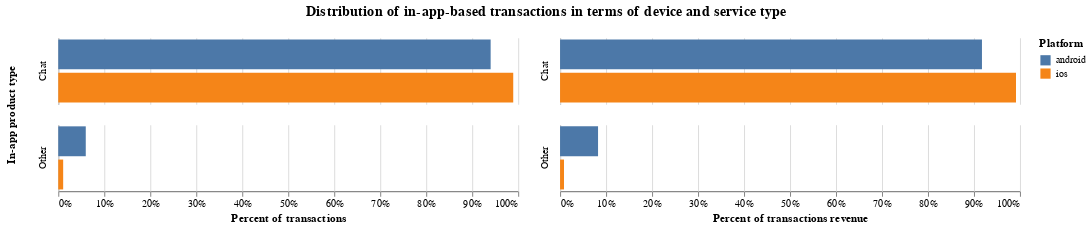

The code cell stored with this chart in its notebook:
### Code cell
# Concatinating two visualisations
alt.hconcat(
    iap_id_platform_count_rel, 
    iap_id_platform_sum_rel
).properties(title=alt.TitleParams(text=["Distribution of in-app-based transactions in terms of device and service type"], fontSize=14, anchor="middle", baseline="bottom")).configure_view(strokeWidth=0)

### Figure 1 — Vega-Lite specification as saved in the notebook (floating-point values rounded to 4 significant figures)
{"config": {"view": {"continuousWidth": 400, "continuousHeight": 300, "strokeWidth": 0}}, "hconcat": [{"mark": "bar", "encoding": {"color": {"field": "platform", "legend": {"title": "Platform"}, "type": "nominal"}, "row": {"field": "iap_product_id", "title": "In-app product type", "type": "nominal"}, "tooltip": [{"field": "iap_product_id", "title": "In-app product type", "type": "nominal"}, {"field": "platform", "title": "Platform", "type": "nominal"}, {"field": "fraction", "format": ".0%", "title": "Percent of transactions", "type": "quantitative"}], "x": {"axis": {"format": "%", "title": "Percent of transactions"}, "field": "fraction", "scale": {"domain": [0, 1]}, "type": "quantitative"}, "y": {"axis": {"labels": false, "ticks": false, "title": null}, "field": "platform", "type": "nominal"}}, "height": 65, "transform": [{"joinaggregate": [{"op": "sum", "field": "count", "as": "total"}], "groupby": ["platform"]}, {"calculate": "datum.count/datum.total", "as": "fraction"}], "width": 450}, {"mark": "bar", "encoding": {"color": {"field": "platform", "legend": {"title": "Platform"}, "type": "nominal"}, "row": {"field": "iap_product_id", "title": null, "type": "nominal"}, "tooltip": [{"field": "iap_product_id", "title": "In-app product type", "type": "nominal"}, {"field": "platform", "title": "Platform", "type": "nominal"}, {"field": "fraction", "format": ".0%", "title": "Percent of transactions revenue", "type": "quantitative"}], "x": {"axis": {"format": "%", "title": "Percent of transactions revenue"}, "field": "fraction", "scale": {"domain": [0, 1]}, "type": "quantitative"}, "y": {"axis": {"labels": false, "ticks": false, "title": null}, "field": "platform", "type": "nominal"}}, "height": 65, "transform": [{"joinaggregate": [{"op": "sum", "field": "sum", "as": "total"}], "groupby": ["platform"]}, {"calculate": "datum.sum/datum.total", "as": "fraction"}], "width": 450}], "data": {"name": "data-c314d5f0e4cd3ca4c3f07357b378a55e"}, "title": {"text": ["Distribution of in-app-based transactions in terms of device and service type"], "anchor": "middle", "baseline": "bottom", "fontSize": 14}, "$schema": "https://vega.github.io/schema/vega-lite/v4.17.0.json", "datasets": {"data-c314d5f0e4cd3ca4c3f07357b378a55e": [{"iap_product_id": "Chat", "platform": "android", "count": 24819, "sum": 523500.0}, {"iap_product_id": "Chat", "platform": "ios", "count": 127224, "sum": 2677000.0}, {"iap_product_id": "Other", "platform": "android", "count": 1579, "sum": 47150.0}, {"iap_product_id": "Other", "platform": "ios", "count": 1375, "sum": 23220.0}]}}
